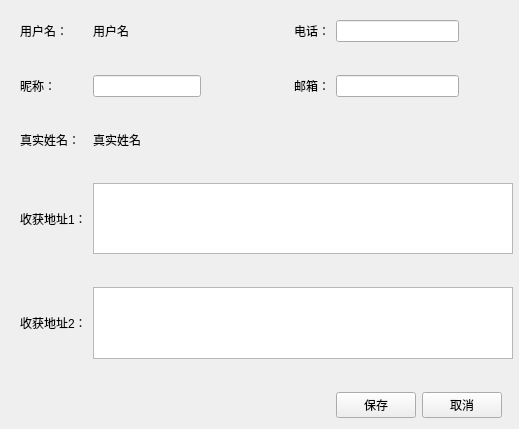
<?xml version="1.0" encoding="UTF-8"?>
<ui version="4.0">
 <class>edit_user_profile</class>
 <widget class="QWidget" name="edit_user_profile">
  <property name="geometry">
   <rect>
    <x>0</x>
    <y>0</y>
    <width>519</width>
    <height>429</height>
   </rect>
  </property>
  <property name="windowTitle">
   <string>编辑个人信息</string>
  </property>
  <layout class="QGridLayout" name="gridLayout" columnstretch="0,0,0,0,0,0,0,1">
   <property name="leftMargin">
    <number>20</number>
   </property>
   <property name="topMargin">
    <number>20</number>
   </property>
   <property name="rightMargin">
    <number>6</number>
   </property>
   <property name="verticalSpacing">
    <number>33</number>
   </property>
   <item row="0" column="0">
    <widget class="QLabel" name="label_u_account">
     <property name="text">
      <string>用户名：</string>
     </property>
    </widget>
   </item>
   <item row="0" column="1">
    <widget class="QLabel" name="u_account">
     <property name="text">
      <string>用户名</string>
     </property>
    </widget>
   </item>
   <item row="0" column="2">
    <spacer name="horizontalSpacer">
     <property name="orientation">
      <enum>Qt::Horizontal</enum>
     </property>
     <property name="sizeHint" stdset="0">
      <size>
       <width>57</width>
       <height>20</height>
      </size>
     </property>
    </spacer>
   </item>
   <item row="0" column="3">
    <widget class="QLabel" name="label_u_telephone">
     <property name="text">
      <string>电话：</string>
     </property>
    </widget>
   </item>
   <item row="0" column="4" colspan="2">
    <widget class="QLineEdit" name="u_telephone"/>
   </item>
   <item row="0" column="6" colspan="2">
    <spacer name="horizontalSpacer_5">
     <property name="orientation">
      <enum>Qt::Horizontal</enum>
     </property>
     <property name="sizeHint" stdset="0">
      <size>
       <width>32</width>
       <height>20</height>
      </size>
     </property>
    </spacer>
   </item>
   <item row="1" column="0">
    <widget class="QLabel" name="label_u_nickname">
     <property name="text">
      <string>昵称：</string>
     </property>
    </widget>
   </item>
   <item row="1" column="1">
    <widget class="QLineEdit" name="u_nickname"/>
   </item>
   <item row="1" column="2">
    <spacer name="horizontalSpacer_2">
     <property name="orientation">
      <enum>Qt::Horizontal</enum>
     </property>
     <property name="sizeHint" stdset="0">
      <size>
       <width>57</width>
       <height>20</height>
      </size>
     </property>
    </spacer>
   </item>
   <item row="1" column="3">
    <widget class="QLabel" name="label_u_email">
     <property name="text">
      <string>邮箱：</string>
     </property>
    </widget>
   </item>
   <item row="1" column="4" colspan="2">
    <widget class="QLineEdit" name="u_email"/>
   </item>
   <item row="1" column="6" colspan="2">
    <spacer name="horizontalSpacer_6">
     <property name="orientation">
      <enum>Qt::Horizontal</enum>
     </property>
     <property name="sizeHint" stdset="0">
      <size>
       <width>32</width>
       <height>20</height>
      </size>
     </property>
    </spacer>
   </item>
   <item row="2" column="0">
    <widget class="QLabel" name="label_u_name">
     <property name="text">
      <string>真实姓名：</string>
     </property>
    </widget>
   </item>
   <item row="2" column="1">
    <widget class="QLabel" name="u_name">
     <property name="text">
      <string>真实姓名</string>
     </property>
    </widget>
   </item>
   <item row="2" column="2">
    <spacer name="horizontalSpacer_3">
     <property name="orientation">
      <enum>Qt::Horizontal</enum>
     </property>
     <property name="sizeHint" stdset="0">
      <size>
       <width>57</width>
       <height>20</height>
      </size>
     </property>
    </spacer>
   </item>
   <item row="3" column="0">
    <widget class="QLabel" name="label_u_address1">
     <property name="text">
      <string>收获地址1：</string>
     </property>
    </widget>
   </item>
   <item row="3" column="1" colspan="7">
    <widget class="QPlainTextEdit" name="u_address1"/>
   </item>
   <item row="4" column="0">
    <widget class="QLabel" name="label_u_address2">
     <property name="text">
      <string>收获地址2：</string>
     </property>
    </widget>
   </item>
   <item row="4" column="1" colspan="7">
    <widget class="QPlainTextEdit" name="u_address2"/>
   </item>
   <item row="5" column="0" colspan="4">
    <spacer name="horizontalSpacer_4">
     <property name="orientation">
      <enum>Qt::Horizontal</enum>
     </property>
     <property name="sizeHint" stdset="0">
      <size>
       <width>310</width>
       <height>20</height>
      </size>
     </property>
    </spacer>
   </item>
   <item row="5" column="4">
    <widget class="QPushButton" name="pushButton_accept">
     <property name="text">
      <string>保存</string>
     </property>
    </widget>
   </item>
   <item row="5" column="5" colspan="2">
    <widget class="QPushButton" name="pushButton_cancel">
     <property name="text">
      <string>取消</string>
     </property>
    </widget>
   </item>
   <item row="5" column="7">
    <spacer name="horizontalSpacer_7">
     <property name="orientation">
      <enum>Qt::Horizontal</enum>
     </property>
     <property name="sizeHint" stdset="0">
      <size>
       <width>9</width>
       <height>20</height>
      </size>
     </property>
    </spacer>
   </item>
  </layout>
 </widget>
 <resources/>
 <connections/>
</ui>
